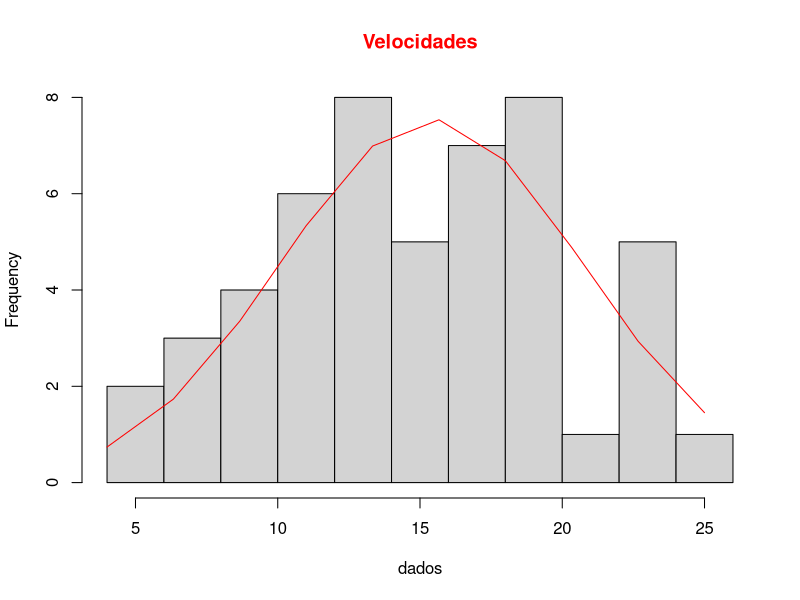

Generate this figure with R:
setwd('~/projects/DataScience/FCD/RAzureML/big_data_r_azure/Mod04')

attach(cars)
?cars

#extraindo pra verificar via histograma
dados = cars$speed
grafico<- hist(dados, breaks = 10, main="Velocidades", col.main = "red")

#validando distribuição normal
xaxis = seq(min(dados), max(dados), length = 10)
yaxis = dnorm(xaxis, mean = mean(dados), sd = sd(dados))
yaxis = yaxis*diff(grafico$mids) * length(dados)
lines(xaxis, yaxis, col="red")

